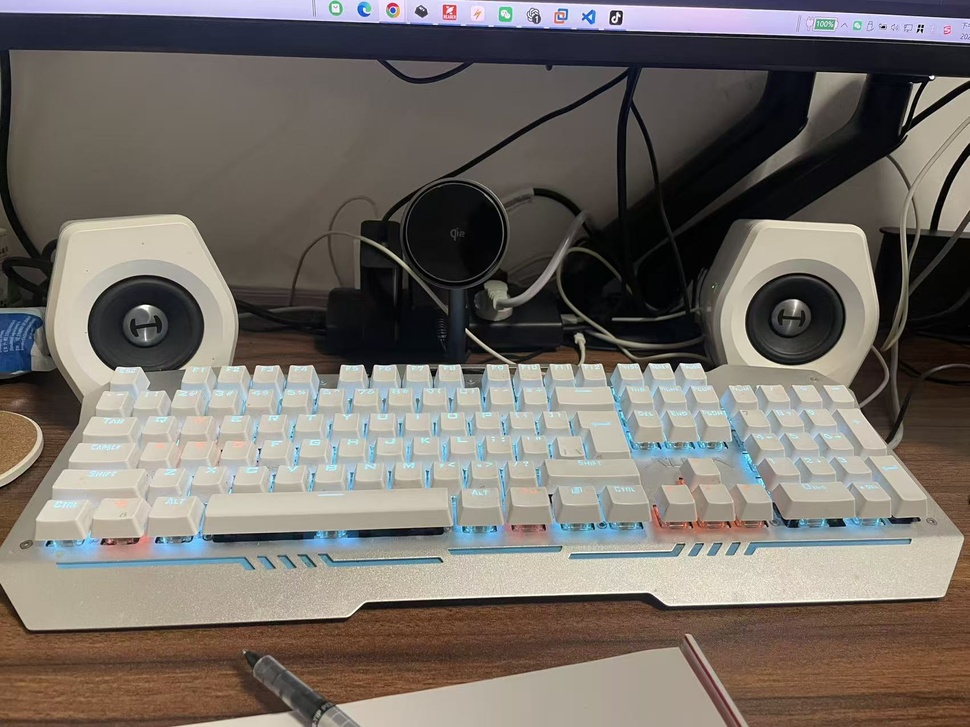
#> input picture week01/02_bayer/input/input.jpg, 970 x 727 px, shrunk from 1702 x 1276 before the run
$ python demosaic.py
#> lines starting #> are read from the running program, lines starting #| are printed output that depends on the picture
#> in main, rgb is the input picture: shape (727, 970, 3); mean B, G, R 103.1, 109.4, 115.8
#| 输入: week01/02_bayer/input/input.jpg  970x727
### week01/02_bayer/generate_bayer.py
"""实验 1：RGB → Bayer (RGGB)

模拟 CFA（Color Filter Array）的作用：
一张普通的 3 通道 RGB 图片，经过 Bayer 滤波阵列后，
每个像素位置只保留 R / G / B 中的一种颜色，变成单通道图。

RGGB 排列规则（以 2x2 为一个重复单元）：

    (偶数行, 偶数列) → R
    (偶数行, 奇数列) → G   (Gr)
    (奇数行, 偶数列) → G   (Gb)
    (奇数行, 奇数列) → B

用法：
    python generate_bayer.py [输入图片]
默认输入：input/input.jpg
"""

import sys
from pathlib import Path

import cv2
import numpy as np

HERE = Path(__file__).resolve().parent
INPUT_DIR = HERE / "input"
OUTPUT_DIR = HERE / "output"


def rgb_to_bayer_rggb(rgb: np.ndarray) -> np.ndarray:
    """RGB 三通道图 → RGGB Bayer 单通道图。

    输入: rgb, shape (H, W, 3), uint8
    输出: bayer, shape (H, W), uint8
    """
    h, w = rgb.shape[:2]
#> h = 727; w = 970
    bayer = np.zeros((h, w), dtype=np.uint8)

    # 直接按 RGGB 位置从对应通道取值
    bayer[0::2, 0::2] = rgb[0::2, 0::2, 0]  # R
    bayer[0::2, 1::2] = rgb[0::2, 1::2, 1]  # Gr
    bayer[1::2, 0::2] = rgb[1::2, 0::2, 1]  # Gb
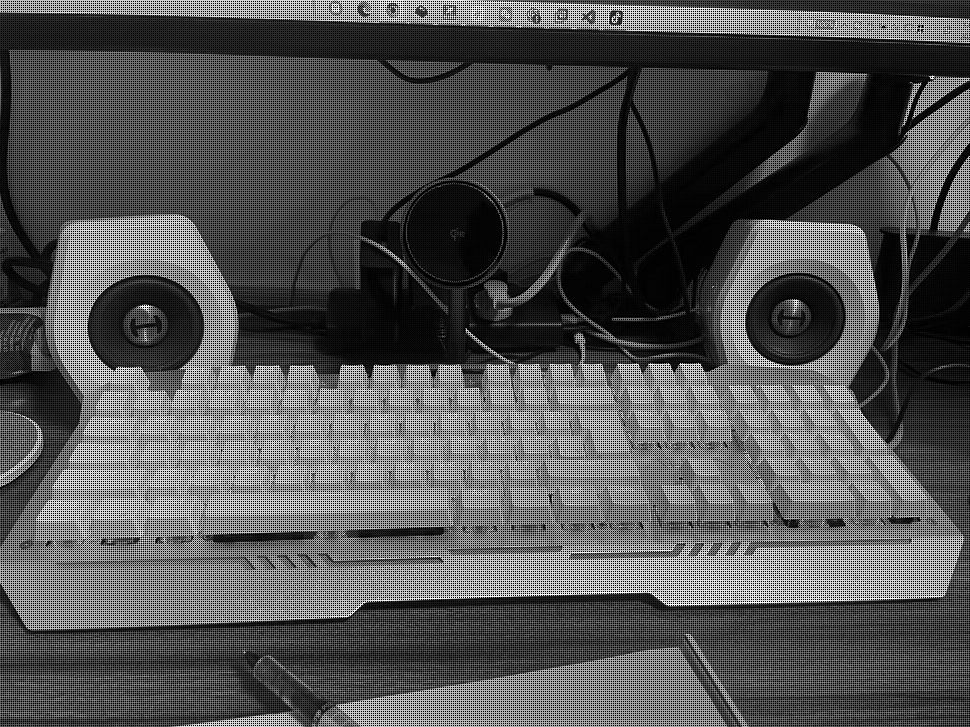
#> bayer: shape (727, 970); min 0, max 255, mean 83.7
    bayer[1::2, 1::2] = rgb[1::2, 1::2, 2]  # B
    return bayer


# [52 lines left out: functions split_channels, print_bayer_layout, main, not called in this run]


# [2 lines that do not run on import are left out]

### week01/02_bayer/demosaic.py
"""实验 4：Bayer → Demosaic → RGB

流程：
    input.jpg → RGB → Bayer RGGB → Demosaic → RGB

方案 A：手写 Nearest Neighbor（最近邻）Demosaic
  每个像素缺失的两个通道，从最近的采样点直接"借"值。
  质量差（会有锯齿/伪色），但能讲清楚 Demosaic 在解决什么问题。

方案 B：OpenCV cv2.cvtColor(..., COLOR_BayerRG2BGR)
  OpenCV 默认的 Bayer 插值算法（边缘感知，比最近邻好得多）。

最后对比：Original vs Nearest vs OpenCV，并计算 PSNR。

用法：
    python demosaic.py
"""

from pathlib import Path

import cv2
import numpy as np

from generate_bayer import rgb_to_bayer_rggb

HERE = Path(__file__).resolve().parent
INPUT_DIR = HERE / "input"
OUTPUT_DIR = HERE / "output"


def demosaic_nearest(bayer: np.ndarray) -> np.ndarray:
    """手写最近邻 Demosaic。

    思路：Bayer 每个位置只采了一种颜色，另外两种颜色
    从"距离最近的采样点"直接复制。

    实现细节：
    1. 用对称填充扩一圈，避免边界越界
    2. 原图坐标 (i, j) 在填充图中位于 (r, c) = (i+1, j+1)
       填充图中：R 在 (奇, 奇)，B 在 (偶, 偶)，G 在 (偶, 奇)/(奇, 偶)
    3. R/B：把行列坐标"吸附"到最近的采样位置
    4. G：像素本身是 G 位置就取自己，否则取上/右最近的 G
    """
    h, w = bayer.shape
#> h = 727; w = 970
    padded = np.pad(bayer, 1, mode="symmetric")

    i = np.arange(h)          # 原图行坐标
#> i = 727 values from 0 to 726
    j = np.arange(w)          # 原图列坐标
#> j = 970 values from 0 to 969
    r = i + 1                 # 填充图行坐标
#> r = 727 values from 1 to 727
    c = j + 1                 # 填充图列坐标
#> c = 970 values from 1 to 970

    # R: 最近的 (奇, 奇)
    r_odd = (r - 1) // 2 * 2 + 1
    c_odd = (c - 1) // 2 * 2 + 1
    R = padded[r_odd][:, c_odd]
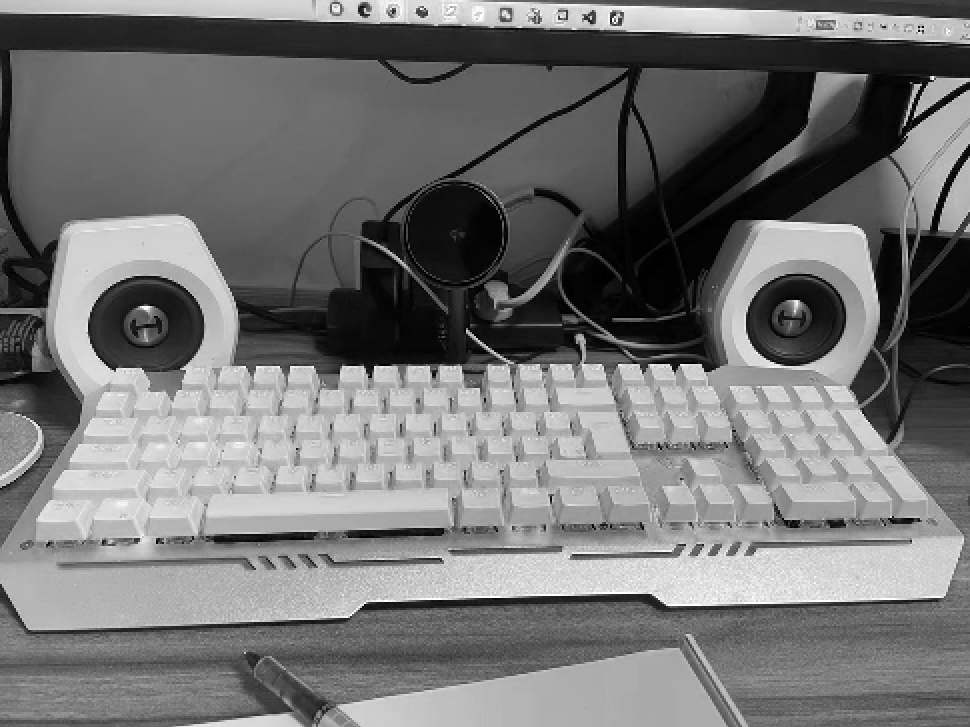
#> R: shape (727, 970); min 0, max 255, mean 115.8

    # B: 最近的 (偶, 偶)
    r_even = r // 2 * 2
    c_even = c // 2 * 2
    B = padded[r_even][:, c_even]
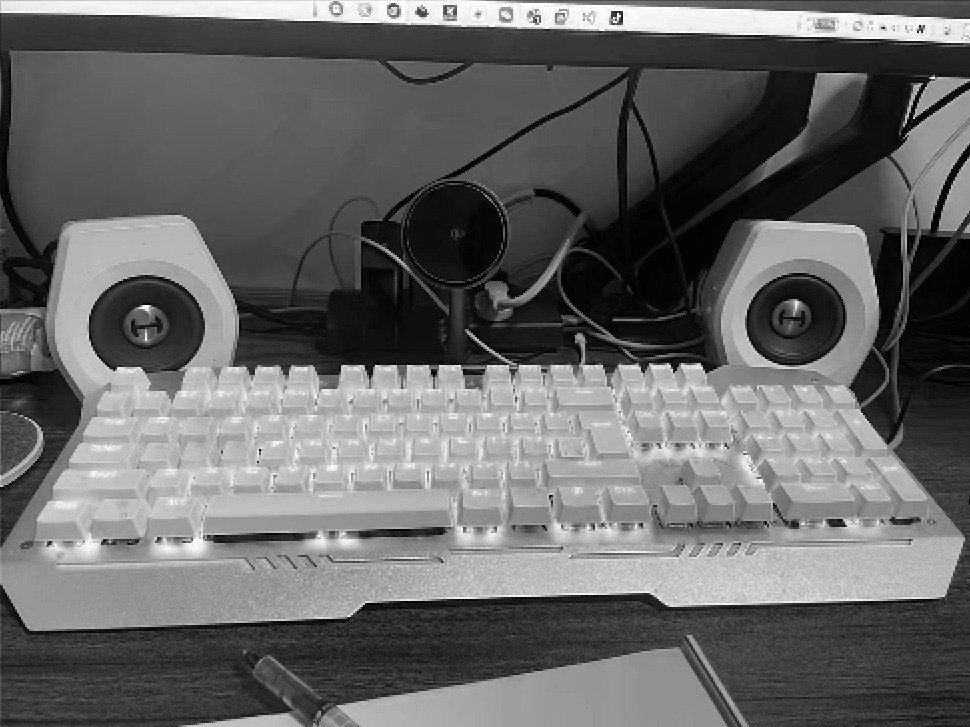
#> B: shape (727, 970); min 0, max 255, mean 103.1

    # G: G 位置取自己；R/B 位置取上方的 G
    is_g_pos = ((r % 2 == 0)[:, None] & (c % 2 == 1)[None, :]) \
             | ((r % 2 == 1)[:, None] & (c % 2 == 0)[None, :])
    G = np.where(is_g_pos, padded[1:-1, 1:-1], padded[r_even][:, c_even + 1])
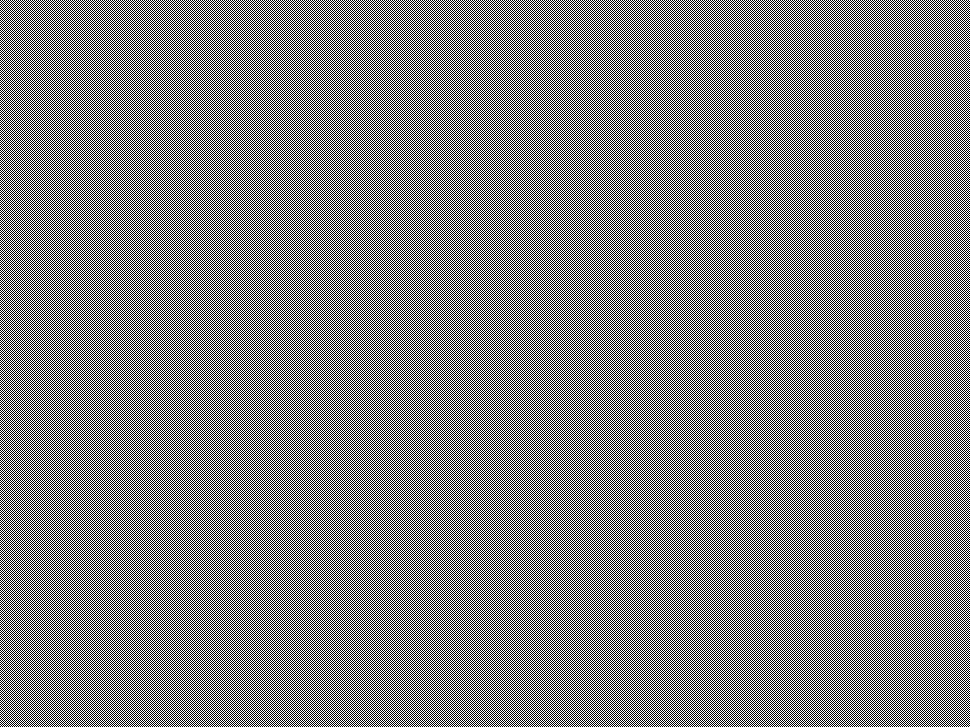
#> is_g_pos: shape (727, 970) bool; 50% white in thin lines or dots

    return np.stack([R, G, B], axis=-1).astype(np.uint8)
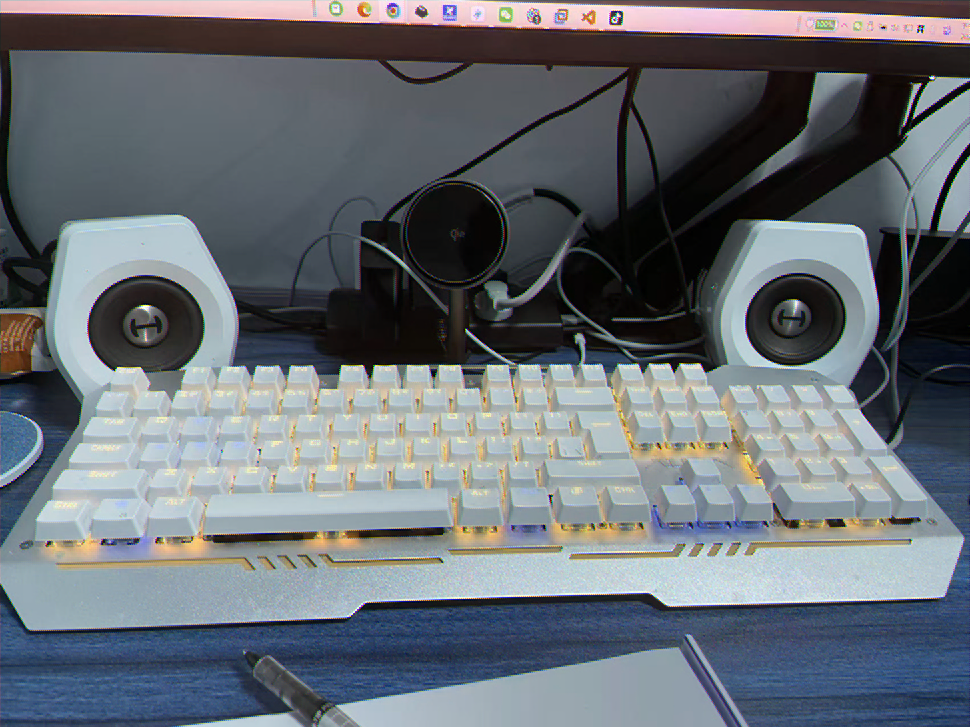
#> returned value: shape (727, 970, 3); mean of channels 0, 1, 2 115.8, 109.4, 103.1; drawn as B, G, R


def psnr(a: np.ndarray, b: np.ndarray) -> float:
    """峰值信噪比（越大越接近原图）。"""
    mse = ((a.astype(np.float64) - b.astype(np.float64)) ** 2).mean()
#> mse = 148.4
#| PSNR 最近邻 : 26.42 dB
#| PSNR OpenCV : 30.64 dB
    return float(10 * np.log10(255.0 ** 2 / mse)) if mse > 0 else float("inf")


def make_compare(images, labels) -> np.ndarray:
    """横向拼接 + 顶部标签，方便一眼对比。"""
    w = images[0].shape[1]
    canvas = np.hstack(images)
    for k, label in enumerate(labels):
        cv2.putText(canvas, label, (k * w + 12, 36),
                    cv2.FONT_HERSHEY_SIMPLEX, 1.2, (0, 0, 255), 3)
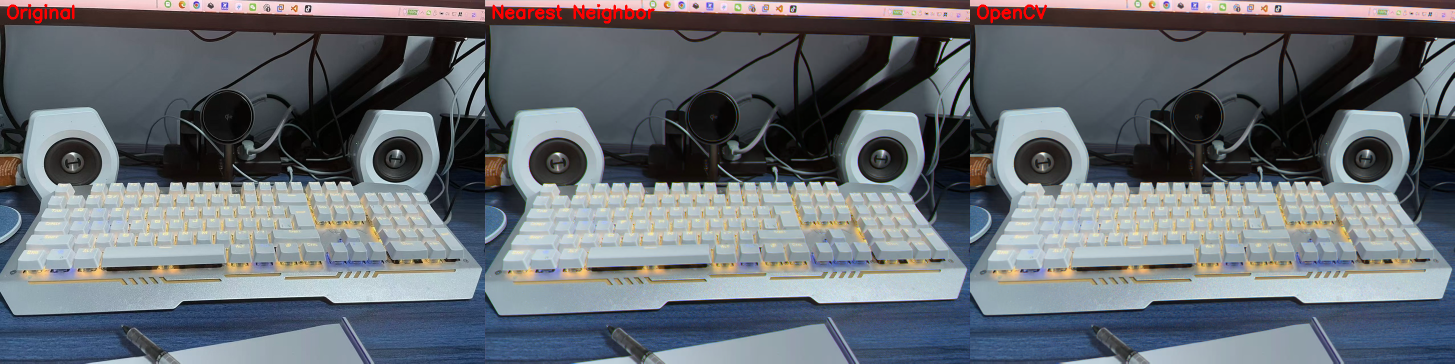
#> canvas: shape (727, 2910, 3) (shown at 1/2 size); mean of channels 0, 1, 2 115.7, 109.2, 103.8; drawn as B, G, R
    return canvas


def main() -> None:
    src = INPUT_DIR / "input.jpg"
    rgb = cv2.imread(str(src), cv2.IMREAD_COLOR)
    rgb = cv2.cvtColor(rgb, cv2.COLOR_BGR2RGB)
    print(f"输入: {src}  {rgb.shape[1]}x{rgb.shape[0]}")

    # RGB → Bayer
    bayer = rgb_to_bayer_rggb(rgb)

    # 方案 A: 手写最近邻
    nearest = demosaic_nearest(bayer)

    # 方案 B: OpenCV
    # 注意：OpenCV 的枚举不是按"第一行"命名的！
    # COLOR_BayerXX 中的两个字母取自第二行的第 2、3 列，
    # 所以业界叫 RGGB 的模式（第一行 R G），OpenCV 里是 COLOR_BayerBG2BGR。
    # 若错用 COLOR_BayerRG2BGR，R/B 会互换（本实验实测 PSNR 从 33 dB 掉到 20 dB）。
    opencv_rgb = cv2.cvtColor(bayer, cv2.COLOR_BayerBG2BGR)
    opencv_rgb = cv2.cvtColor(opencv_rgb, cv2.COLOR_BGR2RGB)

    # 评价
    print(f"PSNR 最近邻 : {psnr(rgb, nearest):.2f} dB")
    print(f"PSNR OpenCV : {psnr(rgb, opencv_rgb):.2f} dB")

    OUTPUT_DIR.mkdir(parents=True, exist_ok=True)
    cv2.imwrite(str(OUTPUT_DIR / "demosaic_nearest.png"),
                cv2.cvtColor(nearest, cv2.COLOR_RGB2BGR))
    cv2.imwrite(str(OUTPUT_DIR / "demosaic_opencv.png"),
                cv2.cvtColor(opencv_rgb, cv2.COLOR_RGB2BGR))

    compare = make_compare([rgb, nearest, opencv_rgb],
                           ["Original", "Nearest Neighbor", "OpenCV"])
    cv2.imwrite(str(OUTPUT_DIR / "compare.png"),
                cv2.cvtColor(compare, cv2.COLOR_RGB2BGR))
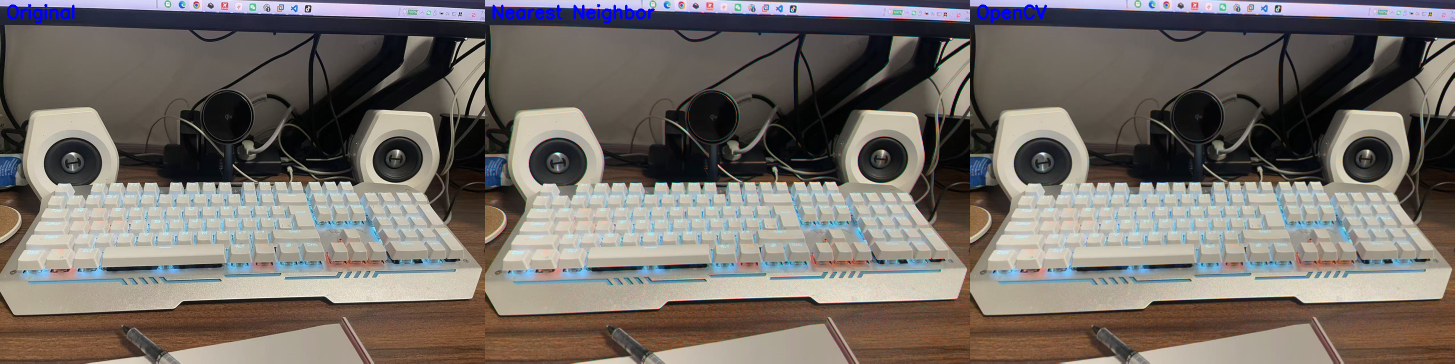
#> saved as compare.png: shape (727, 2910, 3) (shown at 1/2 size); mean B, G, R 103.8, 109.2, 115.7
    print("已保存: output/demosaic_nearest.png")
    print("已保存: output/demosaic_opencv.png")
    print("已保存: output/compare.png (Original / Nearest / OpenCV 对比)")


if __name__ == "__main__":
    main()
